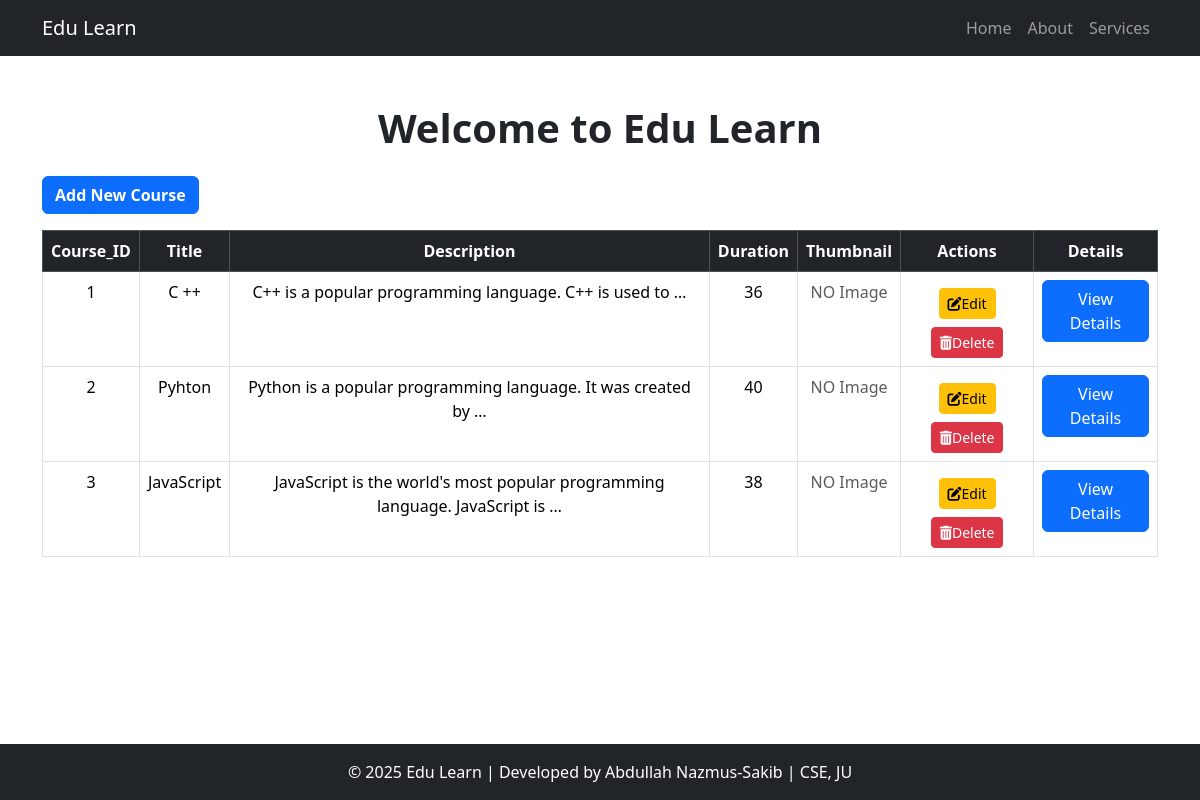
/, run on an earlier commit of the app's database.
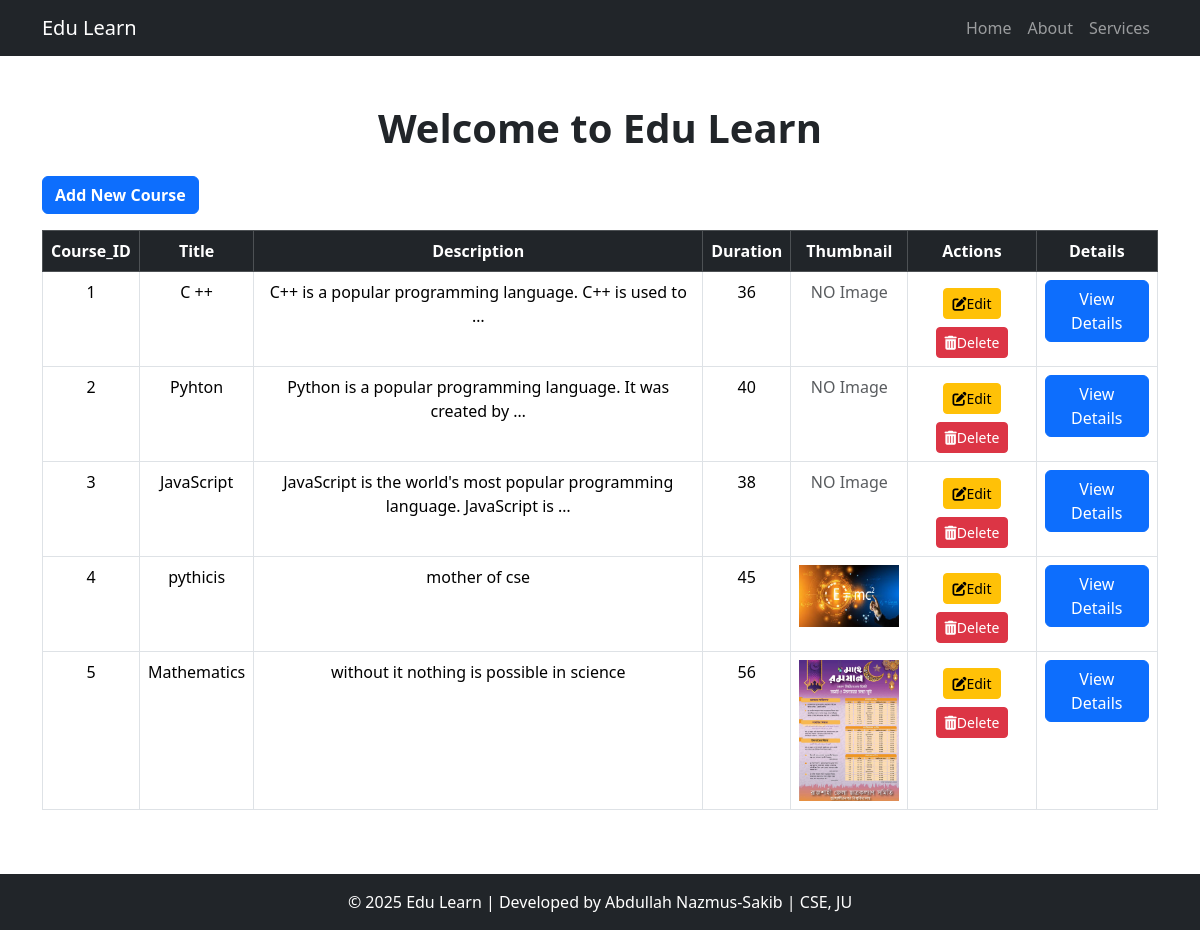
And on a later commit of the database.
### Course_app/models.py (models this page shows, shortened)
class Course(models.Model):
    title = models.CharField(max_length=25)
    descriptions = models.TextField()
    durations = models.IntegerField(help_text="Durations in hours")
    thumbnail = models.ImageField(upload_to="courses_thumbnail/",null=True,blank=True)

### Course_app/views.py (the view)
# urls.py: path('',views.course_list,name='course_list'),
def course_list(request):
    courses = Course.objects.all()
    return render(request,"Course_app/course_list.html",{"courses":courses})

### templates/Course_app/course_list.html (shortened to what this page needs)
{% extends 'Course_app/base.html' %}
{% block content %}
<div class="text-center mb-4">
    <h1 class="fw-bold">Welcome to Edu Learn</h1>
</div>
<a href="{% url 'create_course' %}" class="btn btn-primary fw-bold mb-3">Add New Course</a>
<table class="table table-bordered table-hover text-center">
    <thead class="table-dark">
        <tr>
            <th>Course_ID</th>
            <th>Title</th>
            <th>Description</th>
            <th>Duration</th>
            <th>Thumbnail</th>
            <th>Actions</th>
            <th>Details</th>
        </tr>
    </thead>
    <tbody>
        {% for course in courses %}
        <tr>
            <td>{{ forloop.counter }}</td>
            <td>{{ course.title }}</td>
            <td>{{ course.descriptions | truncatewords:10 }}</td>
            <td>{{ course.durations }}</td>
            <td>
                {% if course.thumbnail %}
                    <img src="{{ course.thumbnail.url }}" alt="{{course.title}}" width="100">
                {% else %}
                <span class="text-muted">NO Image</span>
                {% endif %}
            </td>
            <td>
                <a href="{% url 'course_edit' course.id %}" class="btn btn-sm btn-warning my-2"><i class='fas fa-edit'></i>Edit</a>
                <form action="{% url 'course_delete' course.id %}" class="d-inline">
                    <button type="submit" class="btn btn-danger btn-sm"><i class="fas fa-trash-alt"></i>Delete</button>
                </form>
            </td>
            <td><a href="{% url 'coursedetails' course.id %}" class="btn btn-primary">View Details</a></td>
        </tr>
        {% endfor %}
    </tbody>
</table>
{% endblock content %}

### templates/Course_app/base.html (shortened to what this page needs)
<!DOCTYPE html>
<html lang="en">
<head>
    {% load static %}
    <link href="https://cdn.jsdelivr.net/npm/bootstrap@5.3.3/dist/css/bootstrap.min.css" rel="stylesheet">
    <link rel="stylesheet" href="{% static 'Course_app/css/base.css' %}">
    <link rel="stylesheet" href="https://cdnjs.cloudflare.com/ajax/libs/font-awesome/6.7.2/css/all.min.css">
</head>
<body>
    {% include 'Course_app/navbar.html' %}
    <div class="container my-5 content-wrapper">
        {% block content %}{% endblock content %}
    </div>
    <footer class="bg-dark text-white text-center py-3">
        <p class="mb-0">&copy; 2025 Edu Learn | Developed by Abdullah Nazmus-Sakib | CSE, JU</p>
    </footer>
</body>
</html>

### templates/Course_app/navbar.html (shortened to what this page needs)
<nav class="navbar navbar-expand-lg navbar-dark bg-dark">
    <div class="container">
        <a class="navbar-brand" href="{% url 'course_list' %}">Edu Learn</a>
        <div class="collapse navbar-collapse" id="navbarNav">
            <ul class="navbar-nav ms-auto">
                <li class="nav-item"><a class="nav-link" href="{% url 'course_list' %}">Home</a></li>
                <li class="nav-item"><a class="nav-link" href="">About</a></li>
                <li class="nav-item"><a class="nav-link" href="">Services</a></li>
            </ul>
        </div>
    </div>
</nav>

### static/Course_app/css/base.css (style rules this page uses)
html, body { height: 100%; }
body { display: flex; flex-direction: column; }
.content-wrapper { flex: 1; }
footer { margin-top: auto; }

What changed in the data, as far as the page shows it:
added Course: title "pythicis", descriptions "mother of cse", durations "45", thumbnail (picture)
added Course: title "Mathematics", descriptions "without it nothing is possible in science", durations "56", thumbnail (picture)
